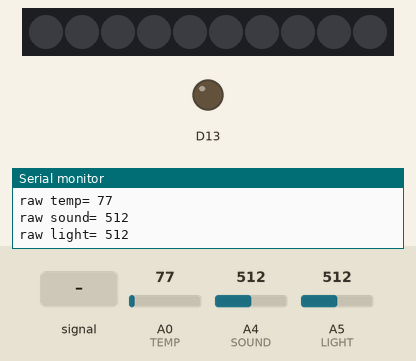
Bench run of a sketch on a simulated Adafruit Circuit Playground Express. Shown: 10 RGB LEDs in strip order, left to right, output pins drawn as LEDs (lit = HIGH), the last lines printed to the serial monitor. Inputs (shaded band) come from the test bench; at power-on: A5 (LIGHT) = 512, A4 (SOUND) = 512, A0 (TEMP) = 77.

Above: at 1.3 s.
1.4 s: A4 (SOUND) fed a 200 Hz sine of ±460 counts around its level
At 2.4 s:
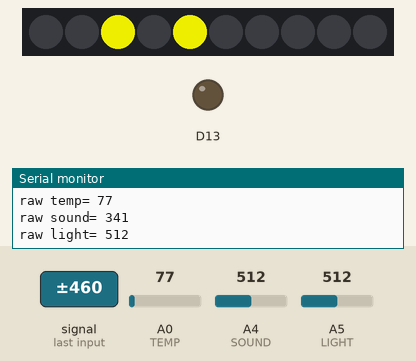
4.4 s: A5 (LIGHT) set to 885
5.9 s: A5 (LIGHT) set to 919
At 6.7 s:
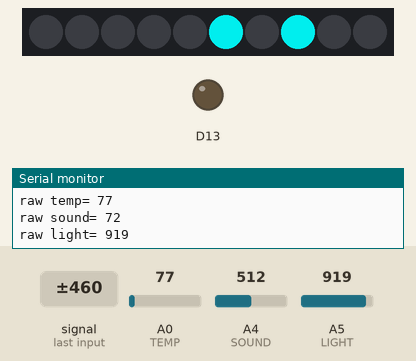
7.5 s: A4 (SOUND) set to 417
9.0 s: A4 (SOUND) set to 388
At 10.2 s:
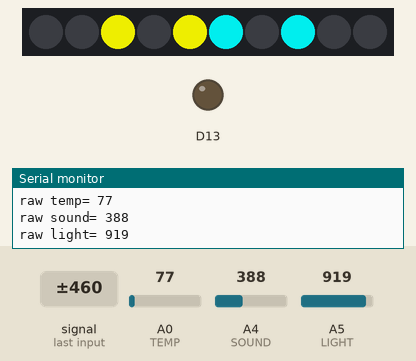
10.5 s: A4 (SOUND) set to 317
12.0 s: A4 (SOUND) set to 288
At 12.9 s:
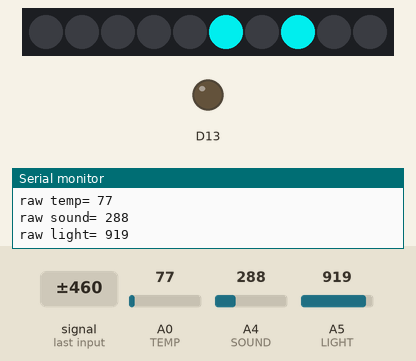
Timing chart, 0 to 14.5 s (numbered marks = the images above; inputs shaded):
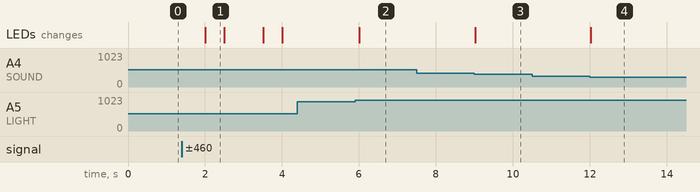

The sketch:

temp_sound_light_combined.ino
```cpp
#include <Adafruit_CircuitPlayground.h>   //required library to use module

#define TEMP A0  //Analog 0 is connected to temperature sensor
#define SOUND A4  //Analog 4 is connected to sound sensor/microphone
#define LIGHT A5  //Analog 5 is connected to light sensor

float tMin = 510;   //min max variables for sensors
float tMax = 580;
float sMin = 300;
float sMax = 400;
float lMin = 900;
float lMax = 1100;

int pixels[] = {0, 9, 2, 4, 5, 7};   //array of used pins

void setup() {
  CircuitPlayground.begin();     // Setup Circuit Playground library.

  Serial.begin(9600);     // Setup serial port.

  CircuitPlayground.strip.setBrightness(200); //brightness is between 0 and 255

}

void loop() {

  // Get the sensor sensor values and print it to Serial Monitor
  uint16_t tempValue = analogRead(TEMP);
  uint16_t soundValue = analogRead(SOUND);
  uint16_t lightValue = analogRead(LIGHT);
  Serial.print("raw temp= ");
  Serial.println(tempValue, DEC);
  Serial.print("raw sound= ");
  Serial.println(soundValue, DEC);
  Serial.print("raw light= ");
  Serial.println(lightValue, DEC);

  if (tempValue > tMin && tempValue < tMax && soundValue > sMin && soundValue < sMax && lightValue > lMin && lightValue < lMax) {
    for (int i = 0; i < 7; i++) {
      CircuitPlayground.strip.setPixelColor(pixels[i], 255, 255, 255);   //white
    }
  } else {
    if (tempValue > tMin && tempValue < tMax) {     //see if temp is within range
      CircuitPlayground.strip.setPixelColor(0, 255, 0, 255);   //magenta
      CircuitPlayground.strip.setPixelColor(9, 255, 0, 255);   //magenta
    }

    if (soundValue > sMin && soundValue < sMax) {    //see if sound is within range
      CircuitPlayground.strip.setPixelColor(2, 255, 255, 0);    //yellow
      CircuitPlayground.strip.setPixelColor(4, 255, 255, 0);    //yellow
    }

    if (lightValue > lMin && lightValue < lMax) {   //see if light is within range
      CircuitPlayground.strip.setPixelColor(5, 0, 255, 255);     //cyan
      CircuitPlayground.strip.setPixelColor(7, 0, 255, 255);     //cyan
    }
  }

  CircuitPlayground.strip.show();  // update pixels!
  delay(500); // half second delay between readings

  for (int i = 0; i < 10; i++) {   //turn off pixels (only visible if above parameters not met)
    CircuitPlayground.strip.setPixelColor(i, 0, 0, 0);
  }

}
```

Measured:
- the behaviour switches between 900 and 901 on A5 (LIGHT) (found by bisection; images 1 and 2)
- the behaviour switches between 400 and 399 on A4 (SOUND) (found by bisection; images 2 and 3)
- the behaviour switches between 301 and 300 on A4 (SOUND) (found by bisection; images 3 and 4)
- after the input at 1.4 s, the LEDs: change after 0.61 s (image 1)
- after the input at 5.9 s, the LEDs: change after 0.11 s (image 2)
- after the input at 9.0 s, the LEDs: change at once (image 3)
- after the input at 12.0 s, the LEDs: change at once (image 4)
